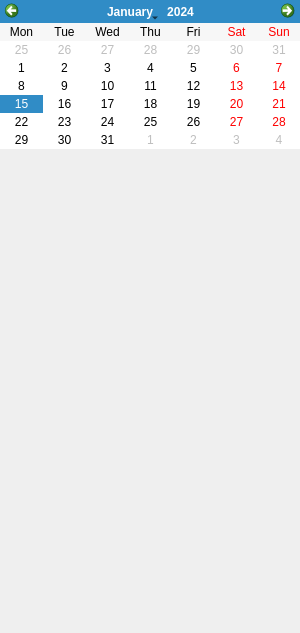
<?xml version="1.0" encoding="UTF-8"?>
<ui version="4.0">
 <class>WidgetCalendar</class>
 <widget class="QWidget" name="WidgetCalendar">
  <property name="geometry">
   <rect>
    <x>0</x>
    <y>0</y>
    <width>300</width>
    <height>633</height>
   </rect>
  </property>
  <property name="minimumSize">
   <size>
    <width>300</width>
    <height>300</height>
   </size>
  </property>
  <property name="windowTitle">
   <string>Form</string>
  </property>
  <layout class="QVBoxLayout" name="verticalLayout_2">
   <property name="spacing">
    <number>0</number>
   </property>
   <property name="leftMargin">
    <number>0</number>
   </property>
   <property name="topMargin">
    <number>0</number>
   </property>
   <property name="rightMargin">
    <number>0</number>
   </property>
   <property name="bottomMargin">
    <number>0</number>
   </property>
   <item>
    <widget class="QWidget" name="wdtMain" native="true">
     <layout class="QVBoxLayout" name="verticalLayout">
      <property name="spacing">
       <number>0</number>
      </property>
      <property name="leftMargin">
       <number>0</number>
      </property>
      <property name="topMargin">
       <number>0</number>
      </property>
      <property name="rightMargin">
       <number>0</number>
      </property>
      <property name="bottomMargin">
       <number>0</number>
      </property>
      <item>
       <widget class="ReminderCalendar" name="calendarWidget">
        <property name="maximumSize">
         <size>
          <width>300</width>
          <height>300</height>
         </size>
        </property>
        <property name="horizontalHeaderFormat">
         <enum>QCalendarWidget::ShortDayNames</enum>
        </property>
        <property name="verticalHeaderFormat">
         <enum>QCalendarWidget::NoVerticalHeader</enum>
        </property>
        <property name="navigationBarVisible">
         <bool>true</bool>
        </property>
        <property name="dateEditEnabled">
         <bool>true</bool>
        </property>
       </widget>
      </item>
      <item>
       <widget class="WidgetReminders" name="wdtReminders" native="true">
        <property name="sizePolicy">
         <sizepolicy hsizetype="Preferred" vsizetype="Preferred">
          <horstretch>0</horstretch>
          <verstretch>1</verstretch>
         </sizepolicy>
        </property>
       </widget>
      </item>
     </layout>
    </widget>
   </item>
  </layout>
 </widget>
 <customwidgets>
  <customwidget>
   <class>ReminderCalendar</class>
   <extends>QCalendarWidget</extends>
   <header>gui/widgets/remindercalendar.h</header>
  </customwidget>
  <customwidget>
   <class>WidgetReminders</class>
   <extends>QWidget</extends>
   <header>gui/widgets/widgetreminders.h</header>
   <container>1</container>
  </customwidget>
 </customwidgets>
 <resources/>
 <connections/>
</ui>
